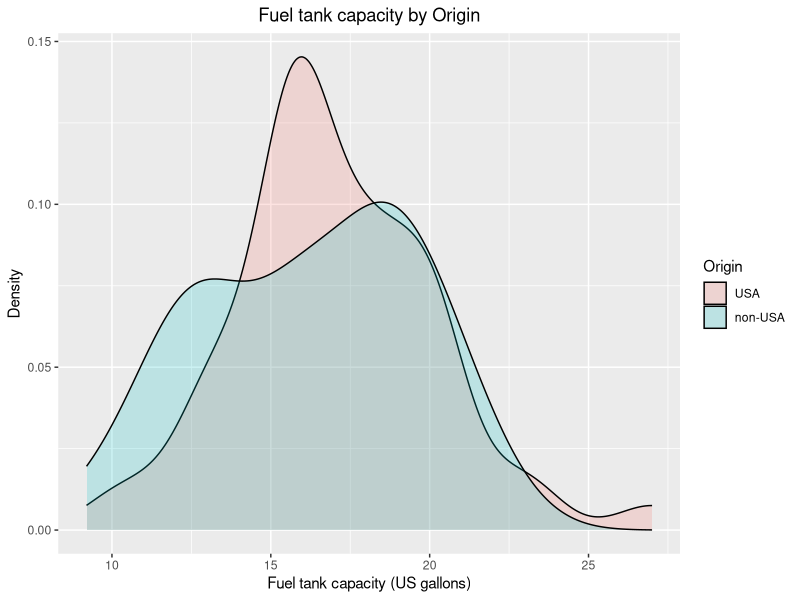

This figure's R source:
# Title     : TODO
# Objective : TODO
# Created by: justk
# Created on: 2021-05-11

library(ggplot2)
library(MASS)
qplot(Fuel.tank.capacity,
      data = Cars93,
      geom = 'density',
      fill = Origin,
      alpha = I(.2),
      main = 'Fuel tank capacity by Origin',
      xlab = 'Fuel tank capacity (US gallons)',
      ylab = 'Density',
) + theme(plot.title = element_text(hjust = 0.5))